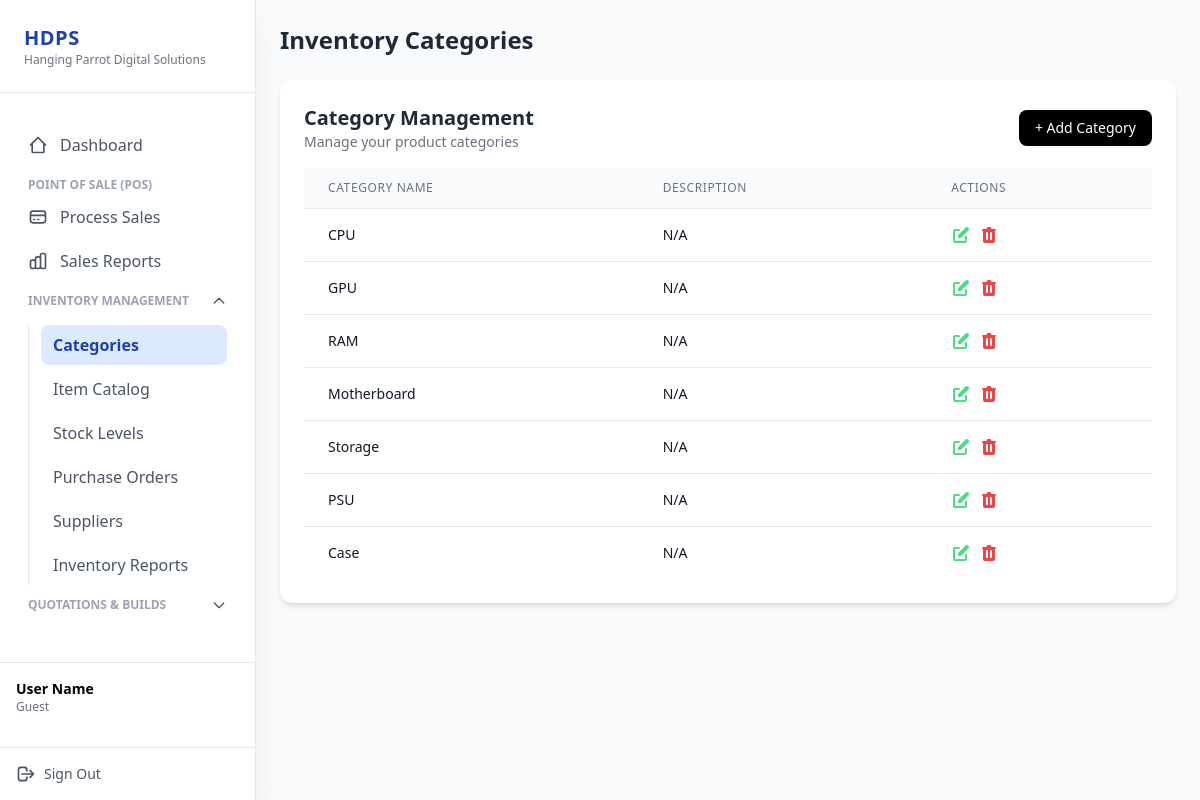
The app's page /categories.php, older data.
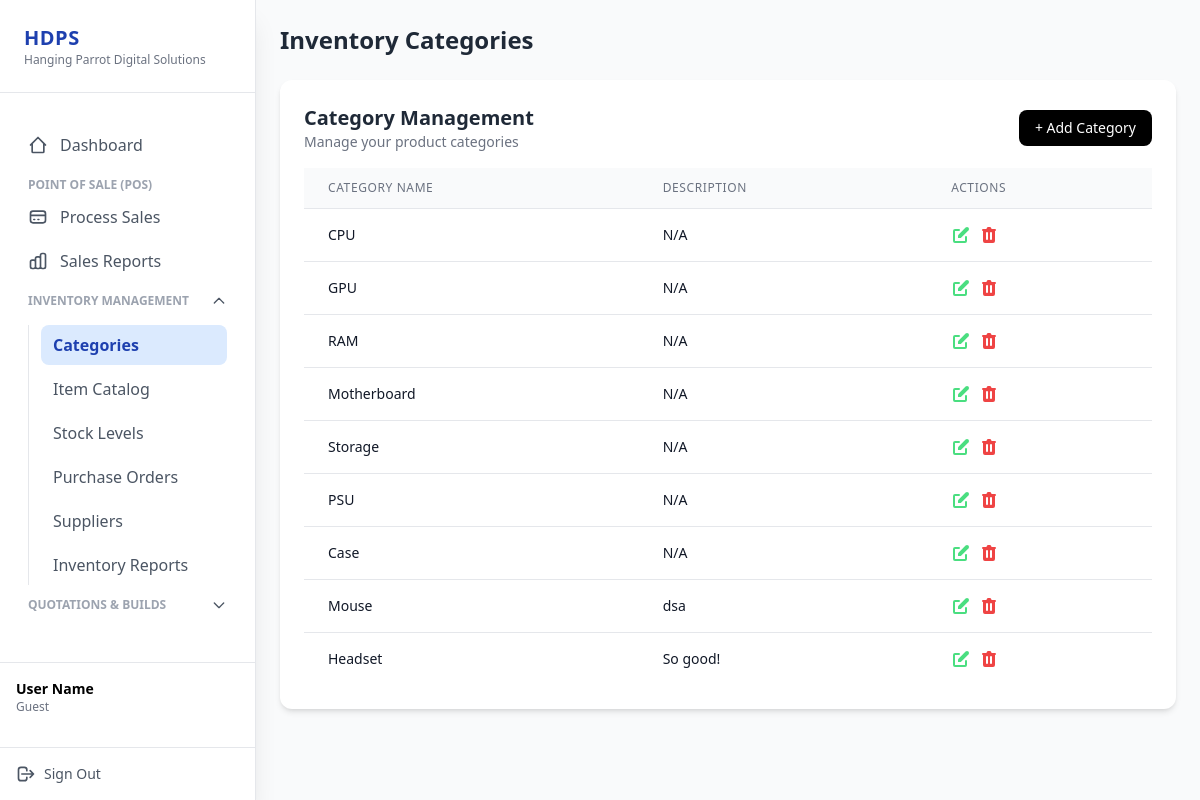
The same page, newer data.
### tables this page shows
CREATE TABLE `categories` (
  `category_id` int(11) NOT NULL,
  `category_name` varchar(100) NOT NULL,
  `category_slug` varchar(50) DEFAULT NULL,
  `category_type` enum('pc_part','accessory') NOT NULL DEFAULT 'pc_part',
  `category_description` text NOT NULL,
  `created_at` timestamp NOT NULL DEFAULT current_timestamp(),
  `updated_at` timestamp NOT NULL DEFAULT current_timestamp() ON UPDATE current_timestamp(),
  `supports_quantity` tinyint(1) NOT NULL DEFAULT 0
);

### database/database.php (called while the page is built, shortened)
<?php
class Database
{
    private $serverName = ("mysql:host=localhost;dbname=computer_store");
    private $userName = ("root");
    private $userPass = ("");
    private $fetchDefault = array(PDO::ATTR_DEFAULT_FETCH_MODE => PDO::FETCH_ASSOC);
    public function conn()
    {
        try {
            $this->conn = new PDO(
                $this->serverName,
                $this->userName,
                $this->userPass,
                $this->fetchDefault
            );
            $this->conn->setAttribute(PDO::ATTR_ERRMODE, PDO::ERRMODE_EXCEPTION);
            return $this->conn;
        } catch (PDOException $e) {
            die("Database connection error: " . $e->getMessage());
        }
    }
    public function select_categories()
    {
        $sql = $this->conn()->prepare("SELECT * FROM categories");
        $sql->execute();
        $categories = $sql->fetchAll();
        return $categories;
    }
}
$database = new Database();

### categories.php (the view, shortened to what the changed rows need)
<?php
include "database/database.php";
$database->create_category();
$database->update_category();
$database->delete_category();
$categories = $database->select_categories();
?>
<head>
    <script src="https://cdn.tailwindcss.com"></script>
</head>
<body class="flex bg-gray-50 min-h-screen">
    <?php include "sidebar.php"; ?>
    <main class="flex-1 ml-0 md:ml-64 p-6">
        <header class="mb-6">
            <h2 class="text-2xl font-bold text-gray-800">Inventory Categories</h2>
        </header>
        <section class="bg-white rounded-xl shadow-md p-6">
            <div class="overflow-x-auto">
                <table class="min-w-full divide-y divide-gray-200">
                    <thead class="bg-gray-50">
                        <tr>
                            <th scope="col"
                                class="px-6 py-3 text-left text-xs font-medium text-gray-500 uppercase tracking-wider">
                                Category Name
                            </th>
                            <th scope="col"
                                class="px-6 py-3 text-left text-xs font-medium text-gray-500 uppercase tracking-wider">
                                Description
                            </th>
                            <th scope="col"
                                class="px-6 py-3 text-left text-xs font-medium text-gray-500 uppercase tracking-wider">
                                Actions
                            </th>
                        </tr>
                    </thead>
                    <tbody class="bg-white divide-y divide-gray-200">
                        <?php foreach ($categories as $cat): ?>
                            <tr>
                                <td class="px-6 py-4 whitespace-nowrap text-sm text-gray-900"><?= $cat['category_name'] ?>
                                </td>
                                <td class="px-6 py-4 whitespace-nowrap text-sm text-gray-900">
                                    <?= $cat['category_description'] ? htmlspecialchars($cat['category_description']) : "N/A" ?>
                                </td>
                                <td class="px-6 py-4 whitespace-nowrap text-sm font-medium">
                                    <div class="flex space-x-2">
                                        <button
                                            class="text-green-400 hover:text-green-600 openEditCategoryModal"
                                            data-id="<?= $cat['category_id'] ?>"
                                            data-name="<?= htmlspecialchars($cat['category_name']) ?>"
                                            data-description="<?= htmlspecialchars($cat['category_description']) ?>"
                                            data-category-type="<?= htmlspecialchars($cat['category_type']) ?>"
                                            data-supports-quantity="<?= (int) $cat['supports_quantity'] ?>">
                                        </button>
                                        <button class="text-red-500 hover:text-red-700 openDeleteCategoryModal"
                                            data-id="<?= $cat['category_id'] ?>"
                                            data-name="<?= htmlspecialchars($cat['category_name']) ?>"
                                            data-description="<?= htmlspecialchars($cat['category_description']) ?>">
                                        </button>
                                    </div>
                                </td>
                            </tr>
                        <?php endforeach; ?>
                    </tbody>
                </table>
            </div>
        </section>
    </main>
</body>

### sidebar.php (shortened to what the changed rows need)
<?php
$currentPage = basename($_SERVER['PHP_SELF']);
?>
<aside id="mobile-sidebar" class="bg-white w-64 space-y-4 flex flex-col h-screen fixed inset-y-0 left-0
           transform -translate-x-full md:translate-x-0
           transition duration-300 ease-in-out z-50 shadow-xl border-r">
    <div class="p-6 border-b">
        <div class="flex justify-between">
            <h1 class="text-xl font-extrabold text-blue-800 tracking-wide font-sans">HDPS</h1>
        </div>
    </div>
    <nav class="flex-1 p-4 space-y-1 overflow-y-auto">
        <div x-data="{ open: <?php echo in_array($currentPage, [
            'categories.php',
            'item_catalog.php',
            'stock_levels.php',
            'purchase_orders.php',
            'suppliers.php',
            'inventory_reports.php'
        ]) ? 'true' : 'false'; ?> }" class="px-3">
            <div x-show="open" x-collapse class="mt-2 space-y-1 pl-3 border-l border-gray-200">
                <?php
                $links = [
                    'categories.php' => 'Categories',
                    'item_catalog.php' => 'Item Catalog',
                    'stock_levels.php' => 'Stock Levels',
                    'purchase_orders.php' => 'Purchase Orders',
                    'suppliers.php' => 'Suppliers',
                    'inventory_reports.php' => 'Inventory Reports'
                ];
                foreach ($links as $file => $label) {
                    $isActive = ($currentPage == $file) ? 'bg-blue-100 text-blue-800 font-semibold' : 'text-gray-600 hover:bg-gray-100';
                    echo "
                <a href='$file'
                    class='flex items-center px-3 py-2 rounded-lg transition duration-150 ease-in-out $isActive'>
                    <span>$label</span>
                </a>
            ";
                }
                ?>
            </div>
        </div>
    </nav>
</aside>

Row changes from the older to the newer data that the page shows:
added categories: category_name "Mouse", category_description "dsa"
added categories: category_name "Headset", category_description "So good!"
